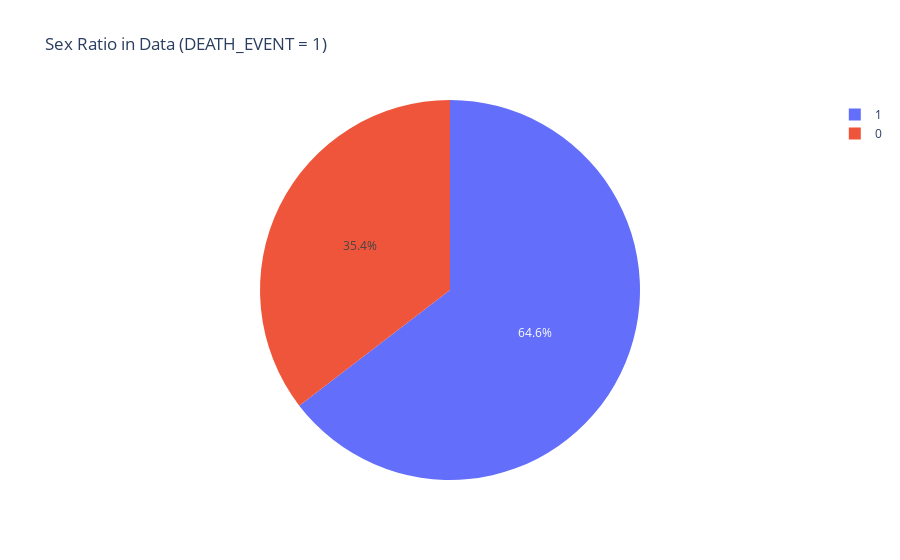

Source (notebook cell):
### Code cell
# Filter the DataFrame based on the condition DEATH_EVENT = 1
filtered_df = df[df['DEATH_EVENT'] == 1]

# Create a pie chart for the sex ratio in the filtered DataFrame
fig = px.pie(filtered_df, names='sex', title='Sex Ratio in Data (DEATH_EVENT = 1)')
fig.show()

### Figure 1 — Plotly figure (JSON) as saved in the notebook; plotly's stock layout.template omitted (floating-point values rounded to 4 significant figures)
{"data": [{"domain": {"x": [0, 1], "y": [0, 1]}, "hovertemplate": "sex=%{label}<extra></extra>", "labels": [1, 1, 1, 1, 0, 1, 1, 1, 0, 1, 1, 1, 1, 1, 1, 1, 1, 0, 0, 0, 1, 0, 1, 0, 1, 1, 1, 1, 1, 0, 1, 1, 1, 0, 0, 1, 0, 1, 0, 1, 1, 1, 1, 0, 1, 0, 0, 0, 0, 1, 1, 1, 1, 0, 1, 1, 0, 1, 0, 1, 1, 1, 1, 0, 0, 1, 0, 1, 0, 0, 1, 0, 1, 1, 1, 0, 0, 1, 0, 1, 1, 1, 1, 1, 1, 0, 0, 1, 1, 0, 0, 1, 0, 1, 1, 1], "legendgroup": "", "name": "", "showlegend": true, "type": "pie"}], "layout": {"legend": {"tracegroupgap": 0}, "title": {"text": "Sex Ratio in Data (DEATH_EVENT = 1)"}}}
